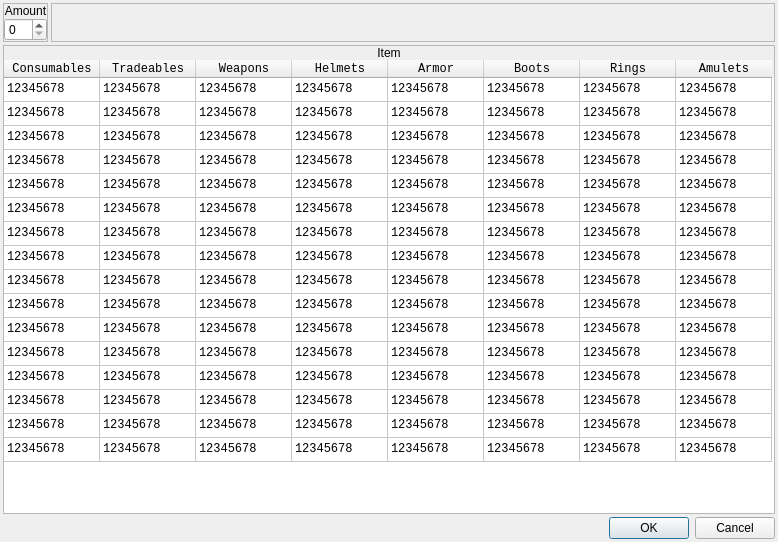
<?xml version="1.0" encoding="UTF-8"?>
<ui version="4.0">
 <class>ConfigureEvent_GivePlayerItem</class>
 <widget class="QDialog" name="ConfigureEvent_GivePlayerItem">
  <property name="geometry">
   <rect>
    <x>0</x>
    <y>0</y>
    <width>778</width>
    <height>542</height>
   </rect>
  </property>
  <property name="windowTitle">
   <string>Give Player Item</string>
  </property>
  <property name="styleSheet">
   <string notr="true">.QFrame
{
	border: 1px solid palette(text);
}

.QFrame&gt;QLabel
{
	background-color: palette(text);
	color: palette(window);
}</string>
  </property>
  <layout class="QVBoxLayout" name="verticalLayout_2">
   <property name="spacing">
    <number>3</number>
   </property>
   <property name="leftMargin">
    <number>3</number>
   </property>
   <property name="topMargin">
    <number>3</number>
   </property>
   <property name="rightMargin">
    <number>3</number>
   </property>
   <property name="bottomMargin">
    <number>3</number>
   </property>
   <item>
    <widget class="QWidget" name="widget_2" native="true">
     <property name="sizePolicy">
      <sizepolicy hsizetype="Preferred" vsizetype="Fixed">
       <horstretch>0</horstretch>
       <verstretch>0</verstretch>
      </sizepolicy>
     </property>
     <layout class="QHBoxLayout" name="horizontalLayout">
      <property name="spacing">
       <number>3</number>
      </property>
      <property name="leftMargin">
       <number>0</number>
      </property>
      <property name="topMargin">
       <number>0</number>
      </property>
      <property name="rightMargin">
       <number>0</number>
      </property>
      <property name="bottomMargin">
       <number>0</number>
      </property>
      <item>
       <widget class="QFrame" name="frmAmount">
        <property name="sizePolicy">
         <sizepolicy hsizetype="Fixed" vsizetype="Fixed">
          <horstretch>0</horstretch>
          <verstretch>0</verstretch>
         </sizepolicy>
        </property>
        <property name="frameShape">
         <enum>QFrame::StyledPanel</enum>
        </property>
        <property name="frameShadow">
         <enum>QFrame::Raised</enum>
        </property>
        <layout class="QVBoxLayout" name="verticalLayout_5">
         <property name="spacing">
          <number>0</number>
         </property>
         <property name="leftMargin">
          <number>0</number>
         </property>
         <property name="topMargin">
          <number>0</number>
         </property>
         <property name="rightMargin">
          <number>0</number>
         </property>
         <property name="bottomMargin">
          <number>0</number>
         </property>
         <item>
          <widget class="QLabel" name="label_5">
           <property name="sizePolicy">
            <sizepolicy hsizetype="Preferred" vsizetype="Fixed">
             <horstretch>0</horstretch>
             <verstretch>0</verstretch>
            </sizepolicy>
           </property>
           <property name="text">
            <string>Amount</string>
           </property>
           <property name="alignment">
            <set>Qt::AlignCenter</set>
           </property>
          </widget>
         </item>
         <item>
          <widget class="QWidget" name="widget_5" native="true">
           <layout class="QHBoxLayout" name="horizontalLayout_4">
            <property name="spacing">
             <number>3</number>
            </property>
            <property name="leftMargin">
             <number>0</number>
            </property>
            <property name="topMargin">
             <number>0</number>
            </property>
            <property name="rightMargin">
             <number>0</number>
            </property>
            <property name="bottomMargin">
             <number>0</number>
            </property>
            <item>
             <widget class="QSpinBox" name="numAmount"/>
            </item>
           </layout>
          </widget>
         </item>
        </layout>
       </widget>
      </item>
      <item>
       <widget class="QFrame" name="frame_2">
        <property name="frameShape">
         <enum>QFrame::StyledPanel</enum>
        </property>
        <property name="frameShadow">
         <enum>QFrame::Raised</enum>
        </property>
       </widget>
      </item>
     </layout>
    </widget>
   </item>
   <item>
    <widget class="QFrame" name="frame">
     <property name="frameShape">
      <enum>QFrame::StyledPanel</enum>
     </property>
     <property name="frameShadow">
      <enum>QFrame::Raised</enum>
     </property>
     <layout class="QVBoxLayout" name="verticalLayout">
      <property name="spacing">
       <number>0</number>
      </property>
      <property name="leftMargin">
       <number>0</number>
      </property>
      <property name="topMargin">
       <number>0</number>
      </property>
      <property name="rightMargin">
       <number>0</number>
      </property>
      <property name="bottomMargin">
       <number>0</number>
      </property>
      <item>
       <widget class="QLabel" name="label">
        <property name="sizePolicy">
         <sizepolicy hsizetype="Preferred" vsizetype="Fixed">
          <horstretch>0</horstretch>
          <verstretch>0</verstretch>
         </sizepolicy>
        </property>
        <property name="text">
         <string>Item</string>
        </property>
        <property name="alignment">
         <set>Qt::AlignCenter</set>
        </property>
       </widget>
      </item>
      <item>
       <widget class="QWidget" name="widget" native="true">
        <layout class="QHBoxLayout" name="horizontalLayout_2">
         <property name="spacing">
          <number>0</number>
         </property>
         <property name="leftMargin">
          <number>0</number>
         </property>
         <property name="topMargin">
          <number>0</number>
         </property>
         <property name="rightMargin">
          <number>0</number>
         </property>
         <property name="bottomMargin">
          <number>0</number>
         </property>
         <item>
          <widget class="QTableWidget" name="tblItems">
           <property name="font">
            <font>
             <family>Monospace</family>
            </font>
           </property>
           <property name="frameShape">
            <enum>QFrame::NoFrame</enum>
           </property>
           <property name="selectionMode">
            <enum>QAbstractItemView::SingleSelection</enum>
           </property>
           <attribute name="horizontalHeaderMinimumSectionSize">
            <number>96</number>
           </attribute>
           <attribute name="horizontalHeaderDefaultSectionSize">
            <number>96</number>
           </attribute>
           <attribute name="horizontalHeaderHighlightSections">
            <bool>false</bool>
           </attribute>
           <attribute name="verticalHeaderVisible">
            <bool>false</bool>
           </attribute>
           <attribute name="verticalHeaderDefaultSectionSize">
            <number>24</number>
           </attribute>
           <row>
            <property name="text">
             <string>1</string>
            </property>
           </row>
           <row>
            <property name="text">
             <string>2</string>
            </property>
           </row>
           <row>
            <property name="text">
             <string>3</string>
            </property>
           </row>
           <row>
            <property name="text">
             <string>4</string>
            </property>
           </row>
           <row>
            <property name="text">
             <string>5</string>
            </property>
           </row>
           <row>
            <property name="text">
             <string>6</string>
            </property>
           </row>
           <row>
            <property name="text">
             <string>7</string>
            </property>
           </row>
           <row>
            <property name="text">
             <string>8</string>
            </property>
           </row>
           <row>
            <property name="text">
             <string>9</string>
            </property>
           </row>
           <row>
            <property name="text">
             <string>10</string>
            </property>
           </row>
           <row>
            <property name="text">
             <string>11</string>
            </property>
           </row>
           <row>
            <property name="text">
             <string>12</string>
            </property>
           </row>
           <row>
            <property name="text">
             <string>13</string>
            </property>
           </row>
           <row>
            <property name="text">
             <string>14</string>
            </property>
           </row>
           <row>
            <property name="text">
             <string>15</string>
            </property>
           </row>
           <row>
            <property name="text">
             <string>16</string>
            </property>
           </row>
           <column>
            <property name="text">
             <string>Consumables</string>
            </property>
           </column>
           <column>
            <property name="text">
             <string>Tradeables</string>
            </property>
           </column>
           <column>
            <property name="text">
             <string>Weapons</string>
            </property>
           </column>
           <column>
            <property name="text">
             <string>Helmets</string>
            </property>
           </column>
           <column>
            <property name="text">
             <string>Armor</string>
            </property>
           </column>
           <column>
            <property name="text">
             <string>Boots</string>
            </property>
           </column>
           <column>
            <property name="text">
             <string>Rings</string>
            </property>
           </column>
           <column>
            <property name="text">
             <string>Amulets</string>
            </property>
           </column>
           <item row="0" column="0">
            <property name="text">
             <string>12345678</string>
            </property>
           </item>
           <item row="0" column="1">
            <property name="text">
             <string>12345678</string>
            </property>
           </item>
           <item row="0" column="2">
            <property name="text">
             <string>12345678</string>
            </property>
           </item>
           <item row="0" column="3">
            <property name="text">
             <string>12345678</string>
            </property>
           </item>
           <item row="0" column="4">
            <property name="text">
             <string>12345678</string>
            </property>
           </item>
           <item row="0" column="5">
            <property name="text">
             <string>12345678</string>
            </property>
           </item>
           <item row="0" column="6">
            <property name="text">
             <string>12345678</string>
            </property>
           </item>
           <item row="0" column="7">
            <property name="text">
             <string>12345678</string>
            </property>
           </item>
           <item row="1" column="0">
            <property name="text">
             <string>12345678</string>
            </property>
           </item>
           <item row="1" column="1">
            <property name="text">
             <string>12345678</string>
            </property>
           </item>
           <item row="1" column="2">
            <property name="text">
             <string>12345678</string>
            </property>
           </item>
           <item row="1" column="3">
            <property name="text">
             <string>12345678</string>
            </property>
           </item>
           <item row="1" column="4">
            <property name="text">
             <string>12345678</string>
            </property>
           </item>
           <item row="1" column="5">
            <property name="text">
             <string>12345678</string>
            </property>
           </item>
           <item row="1" column="6">
            <property name="text">
             <string>12345678</string>
            </property>
           </item>
           <item row="1" column="7">
            <property name="text">
             <string>12345678</string>
            </property>
           </item>
           <item row="2" column="0">
            <property name="text">
             <string>12345678</string>
            </property>
           </item>
           <item row="2" column="1">
            <property name="text">
             <string>12345678</string>
            </property>
           </item>
           <item row="2" column="2">
            <property name="text">
             <string>12345678</string>
            </property>
           </item>
           <item row="2" column="3">
            <property name="text">
             <string>12345678</string>
            </property>
           </item>
           <item row="2" column="4">
            <property name="text">
             <string>12345678</string>
            </property>
           </item>
           <item row="2" column="5">
            <property name="text">
             <string>12345678</string>
            </property>
           </item>
           <item row="2" column="6">
            <property name="text">
             <string>12345678</string>
            </property>
           </item>
           <item row="2" column="7">
            <property name="text">
             <string>12345678</string>
            </property>
           </item>
           <item row="3" column="0">
            <property name="text">
             <string>12345678</string>
            </property>
           </item>
           <item row="3" column="1">
            <property name="text">
             <string>12345678</string>
            </property>
           </item>
           <item row="3" column="2">
            <property name="text">
             <string>12345678</string>
            </property>
           </item>
           <item row="3" column="3">
            <property name="text">
             <string>12345678</string>
            </property>
           </item>
           <item row="3" column="4">
            <property name="text">
             <string>12345678</string>
            </property>
           </item>
           <item row="3" column="5">
            <property name="text">
             <string>12345678</string>
            </property>
           </item>
           <item row="3" column="6">
            <property name="text">
             <string>12345678</string>
            </property>
           </item>
           <item row="3" column="7">
            <property name="text">
             <string>12345678</string>
            </property>
           </item>
           <item row="4" column="0">
            <property name="text">
             <string>12345678</string>
            </property>
           </item>
           <item row="4" column="1">
            <property name="text">
             <string>12345678</string>
            </property>
           </item>
           <item row="4" column="2">
            <property name="text">
             <string>12345678</string>
            </property>
           </item>
           <item row="4" column="3">
            <property name="text">
             <string>12345678</string>
            </property>
           </item>
           <item row="4" column="4">
            <property name="text">
             <string>12345678</string>
            </property>
           </item>
           <item row="4" column="5">
            <property name="text">
             <string>12345678</string>
            </property>
           </item>
           <item row="4" column="6">
            <property name="text">
             <string>12345678</string>
            </property>
           </item>
           <item row="4" column="7">
            <property name="text">
             <string>12345678</string>
            </property>
           </item>
           <item row="5" column="0">
            <property name="text">
             <string>12345678</string>
            </property>
           </item>
           <item row="5" column="1">
            <property name="text">
             <string>12345678</string>
            </property>
           </item>
           <item row="5" column="2">
            <property name="text">
             <string>12345678</string>
            </property>
           </item>
           <item row="5" column="3">
            <property name="text">
             <string>12345678</string>
            </property>
           </item>
           <item row="5" column="4">
            <property name="text">
             <string>12345678</string>
            </property>
           </item>
           <item row="5" column="5">
            <property name="text">
             <string>12345678</string>
            </property>
           </item>
           <item row="5" column="6">
            <property name="text">
             <string>12345678</string>
            </property>
           </item>
           <item row="5" column="7">
            <property name="text">
             <string>12345678</string>
            </property>
           </item>
           <item row="6" column="0">
            <property name="text">
             <string>12345678</string>
            </property>
           </item>
           <item row="6" column="1">
            <property name="text">
             <string>12345678</string>
            </property>
           </item>
           <item row="6" column="2">
            <property name="text">
             <string>12345678</string>
            </property>
           </item>
           <item row="6" column="3">
            <property name="text">
             <string>12345678</string>
            </property>
           </item>
           <item row="6" column="4">
            <property name="text">
             <string>12345678</string>
            </property>
           </item>
           <item row="6" column="5">
            <property name="text">
             <string>12345678</string>
            </property>
           </item>
           <item row="6" column="6">
            <property name="text">
             <string>12345678</string>
            </property>
           </item>
           <item row="6" column="7">
            <property name="text">
             <string>12345678</string>
            </property>
           </item>
           <item row="7" column="0">
            <property name="text">
             <string>12345678</string>
            </property>
           </item>
           <item row="7" column="1">
            <property name="text">
             <string>12345678</string>
            </property>
           </item>
           <item row="7" column="2">
            <property name="text">
             <string>12345678</string>
            </property>
           </item>
           <item row="7" column="3">
            <property name="text">
             <string>12345678</string>
            </property>
           </item>
           <item row="7" column="4">
            <property name="text">
             <string>12345678</string>
            </property>
           </item>
           <item row="7" column="5">
            <property name="text">
             <string>12345678</string>
            </property>
           </item>
           <item row="7" column="6">
            <property name="text">
             <string>12345678</string>
            </property>
           </item>
           <item row="7" column="7">
            <property name="text">
             <string>12345678</string>
            </property>
           </item>
           <item row="8" column="0">
            <property name="text">
             <string>12345678</string>
            </property>
           </item>
           <item row="8" column="1">
            <property name="text">
             <string>12345678</string>
            </property>
           </item>
           <item row="8" column="2">
            <property name="text">
             <string>12345678</string>
            </property>
           </item>
           <item row="8" column="3">
            <property name="text">
             <string>12345678</string>
            </property>
           </item>
           <item row="8" column="4">
            <property name="text">
             <string>12345678</string>
            </property>
           </item>
           <item row="8" column="5">
            <property name="text">
             <string>12345678</string>
            </property>
           </item>
           <item row="8" column="6">
            <property name="text">
             <string>12345678</string>
            </property>
           </item>
           <item row="8" column="7">
            <property name="text">
             <string>12345678</string>
            </property>
           </item>
           <item row="9" column="0">
            <property name="text">
             <string>12345678</string>
            </property>
           </item>
           <item row="9" column="1">
            <property name="text">
             <string>12345678</string>
            </property>
           </item>
           <item row="9" column="2">
            <property name="text">
             <string>12345678</string>
            </property>
           </item>
           <item row="9" column="3">
            <property name="text">
             <string>12345678</string>
            </property>
           </item>
           <item row="9" column="4">
            <property name="text">
             <string>12345678</string>
            </property>
           </item>
           <item row="9" column="5">
            <property name="text">
             <string>12345678</string>
            </property>
           </item>
           <item row="9" column="6">
            <property name="text">
             <string>12345678</string>
            </property>
           </item>
           <item row="9" column="7">
            <property name="text">
             <string>12345678</string>
            </property>
           </item>
           <item row="10" column="0">
            <property name="text">
             <string>12345678</string>
            </property>
           </item>
           <item row="10" column="1">
            <property name="text">
             <string>12345678</string>
            </property>
           </item>
           <item row="10" column="2">
            <property name="text">
             <string>12345678</string>
            </property>
           </item>
           <item row="10" column="3">
            <property name="text">
             <string>12345678</string>
            </property>
           </item>
           <item row="10" column="4">
            <property name="text">
             <string>12345678</string>
            </property>
           </item>
           <item row="10" column="5">
            <property name="text">
             <string>12345678</string>
            </property>
           </item>
           <item row="10" column="6">
            <property name="text">
             <string>12345678</string>
            </property>
           </item>
           <item row="10" column="7">
            <property name="text">
             <string>12345678</string>
            </property>
           </item>
           <item row="11" column="0">
            <property name="text">
             <string>12345678</string>
            </property>
           </item>
           <item row="11" column="1">
            <property name="text">
             <string>12345678</string>
            </property>
           </item>
           <item row="11" column="2">
            <property name="text">
             <string>12345678</string>
            </property>
           </item>
           <item row="11" column="3">
            <property name="text">
             <string>12345678</string>
            </property>
           </item>
           <item row="11" column="4">
            <property name="text">
             <string>12345678</string>
            </property>
           </item>
           <item row="11" column="5">
            <property name="text">
             <string>12345678</string>
            </property>
           </item>
           <item row="11" column="6">
            <property name="text">
             <string>12345678</string>
            </property>
           </item>
           <item row="11" column="7">
            <property name="text">
             <string>12345678</string>
            </property>
           </item>
           <item row="12" column="0">
            <property name="text">
             <string>12345678</string>
            </property>
           </item>
           <item row="12" column="1">
            <property name="text">
             <string>12345678</string>
            </property>
           </item>
           <item row="12" column="2">
            <property name="text">
             <string>12345678</string>
            </property>
           </item>
           <item row="12" column="3">
            <property name="text">
             <string>12345678</string>
            </property>
           </item>
           <item row="12" column="4">
            <property name="text">
             <string>12345678</string>
            </property>
           </item>
           <item row="12" column="5">
            <property name="text">
             <string>12345678</string>
            </property>
           </item>
           <item row="12" column="6">
            <property name="text">
             <string>12345678</string>
            </property>
           </item>
           <item row="12" column="7">
            <property name="text">
             <string>12345678</string>
            </property>
           </item>
           <item row="13" column="0">
            <property name="text">
             <string>12345678</string>
            </property>
           </item>
           <item row="13" column="1">
            <property name="text">
             <string>12345678</string>
            </property>
           </item>
           <item row="13" column="2">
            <property name="text">
             <string>12345678</string>
            </property>
           </item>
           <item row="13" column="3">
            <property name="text">
             <string>12345678</string>
            </property>
           </item>
           <item row="13" column="4">
            <property name="text">
             <string>12345678</string>
            </property>
           </item>
           <item row="13" column="5">
            <property name="text">
             <string>12345678</string>
            </property>
           </item>
           <item row="13" column="6">
            <property name="text">
             <string>12345678</string>
            </property>
           </item>
           <item row="13" column="7">
            <property name="text">
             <string>12345678</string>
            </property>
           </item>
           <item row="14" column="0">
            <property name="text">
             <string>12345678</string>
            </property>
           </item>
           <item row="14" column="1">
            <property name="text">
             <string>12345678</string>
            </property>
           </item>
           <item row="14" column="2">
            <property name="text">
             <string>12345678</string>
            </property>
           </item>
           <item row="14" column="3">
            <property name="text">
             <string>12345678</string>
            </property>
           </item>
           <item row="14" column="4">
            <property name="text">
             <string>12345678</string>
            </property>
           </item>
           <item row="14" column="5">
            <property name="text">
             <string>12345678</string>
            </property>
           </item>
           <item row="14" column="6">
            <property name="text">
             <string>12345678</string>
            </property>
           </item>
           <item row="14" column="7">
            <property name="text">
             <string>12345678</string>
            </property>
           </item>
           <item row="15" column="0">
            <property name="text">
             <string>12345678</string>
            </property>
           </item>
           <item row="15" column="1">
            <property name="text">
             <string>12345678</string>
            </property>
           </item>
           <item row="15" column="2">
            <property name="text">
             <string>12345678</string>
            </property>
           </item>
           <item row="15" column="3">
            <property name="text">
             <string>12345678</string>
            </property>
           </item>
           <item row="15" column="4">
            <property name="text">
             <string>12345678</string>
            </property>
           </item>
           <item row="15" column="5">
            <property name="text">
             <string>12345678</string>
            </property>
           </item>
           <item row="15" column="6">
            <property name="text">
             <string>12345678</string>
            </property>
           </item>
           <item row="15" column="7">
            <property name="text">
             <string>12345678</string>
            </property>
           </item>
          </widget>
         </item>
        </layout>
       </widget>
      </item>
     </layout>
    </widget>
   </item>
   <item>
    <widget class="QDialogButtonBox" name="buttonBox">
     <property name="orientation">
      <enum>Qt::Horizontal</enum>
     </property>
     <property name="standardButtons">
      <set>QDialogButtonBox::Cancel|QDialogButtonBox::Ok</set>
     </property>
    </widget>
   </item>
  </layout>
 </widget>
 <resources/>
 <connections>
  <connection>
   <sender>buttonBox</sender>
   <signal>accepted()</signal>
   <receiver>ConfigureEvent_GivePlayerItem</receiver>
   <slot>accept()</slot>
   <hints>
    <hint type="sourcelabel">
     <x>248</x>
     <y>254</y>
    </hint>
    <hint type="destinationlabel">
     <x>157</x>
     <y>274</y>
    </hint>
   </hints>
  </connection>
  <connection>
   <sender>buttonBox</sender>
   <signal>rejected()</signal>
   <receiver>ConfigureEvent_GivePlayerItem</receiver>
   <slot>reject()</slot>
   <hints>
    <hint type="sourcelabel">
     <x>316</x>
     <y>260</y>
    </hint>
    <hint type="destinationlabel">
     <x>286</x>
     <y>274</y>
    </hint>
   </hints>
  </connection>
 </connections>
</ui>
